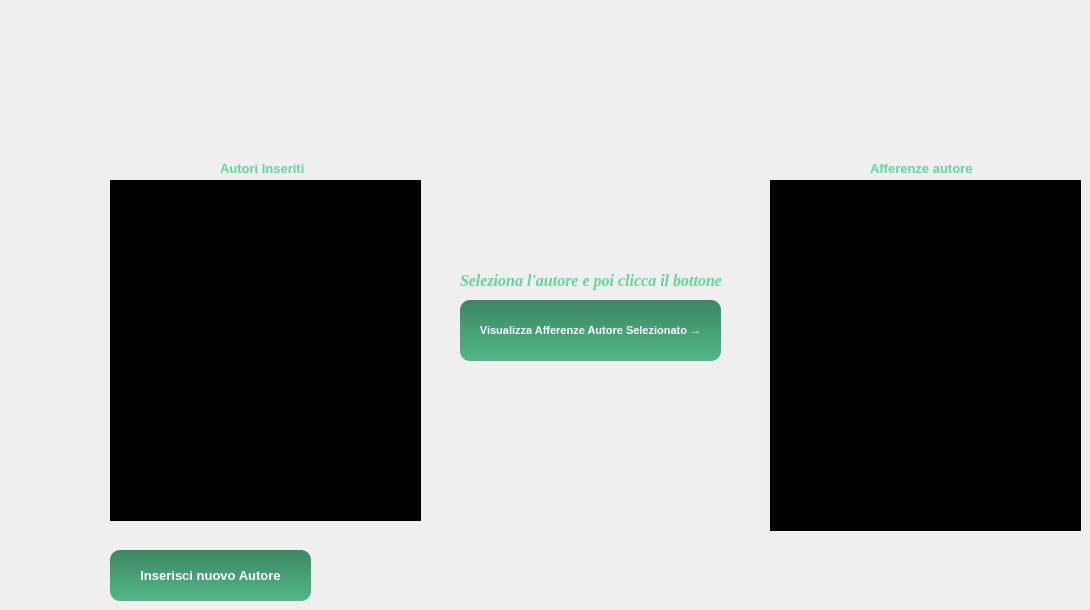
    <widget class="QWidget" name="paginaVisualizzaAutori">
     <widget class="QListWidget" name="visualizzaAutori">
      <property name="geometry">
       <rect>
        <x>110</x>
        <y>180</y>
        <width>311</width>
        <height>341</height>
       </rect>
      </property>
      <property name="font">
       <font>
        <family>Tahoma</family>
        <pointsize>9</pointsize>
        <weight>75</weight>
        <bold>true</bold>
       </font>
      </property>
      <property name="styleSheet">
       <string notr="true">QListWidget{
background-color: rgb(0, 0, 0);
color: rgb(96, 214, 159);
}

  QListWidget::item:selected {
   background-color: rgb(96, 214, 159);
 }



 </string>
      </property>
     </widget>
     <widget class="QLabel" name="label_6">
      <property name="geometry">
       <rect>
        <x>220</x>
        <y>160</y>
        <width>91</width>
        <height>16</height>
       </rect>
      </property>
      <property name="font">
       <font>
        <family>Tahoma</family>
        <pointsize>10</pointsize>
        <weight>75</weight>
        <bold>true</bold>
       </font>
      </property>
      <property name="styleSheet">
       <string notr="true">color: rgb(96, 214, 159);
</string>
      </property>
      <property name="text">
       <string>Autori Inseriti</string>
      </property>
     </widget>
     <widget class="QPushButton" name="bottoneIndietro">
      <property name="geometry">
       <rect>
        <x>110</x>
        <y>550</y>
        <width>201</width>
        <height>51</height>
       </rect>
      </property>
      <property name="font">
       <font>
        <family>Tahoma</family>
        <pointsize>10</pointsize>
        <weight>75</weight>
        <italic>false</italic>
        <bold>true</bold>
       </font>
      </property>
      <property name="styleSheet">
       <string notr="true">QPushButton{
	background-color: qlineargradient(spread:pad, x1:1, y1:0, x2:1, y2:1, stop:0 rgba(60, 135, 99, 255), stop:1 rgba(82, 183, 136, 255));
	color: rgb(255, 255, 255);
	border-radius: 10px;
}

QPushButton:hover{
	background-color: rgb(60, 134, 99);
}
QPushButton:pressed {
	background-color: rgb(43, 97, 72);
}
</string>
      </property>
      <property name="text">
       <string>Inserisci nuovo Autore</string>
      </property>
     </widget>
     <widget class="QPushButton" name="bottoneVisualizzaAfferenzeAutore">
      <property name="geometry">
       <rect>
        <x>460</x>
        <y>300</y>
        <width>261</width>
        <height>61</height>
       </rect>
      </property>
      <property name="font">
       <font>
        <family>Tahoma</family>
        <pointsize>8</pointsize>
        <weight>75</weight>
        <italic>false</italic>
        <bold>true</bold>
       </font>
      </property>
      <property name="styleSheet">
       <string notr="true">QPushButton{
	background-color: qlineargradient(spread:pad, x1:1, y1:0, x2:1, y2:1, stop:0 rgba(60, 135, 99, 255), stop:1 rgba(82, 183, 136, 255));
	color: rgb(255, 255, 255);
	border-radius: 10px;
}

QPushButton:hover{
	background-color: rgb(60, 134, 99);
}
QPushButton:pressed {
	background-color: rgb(43, 97, 72);
}
</string>
      </property>
      <property name="text">
       <string>Visualizza Afferenze Autore Selezionato →</string>
      </property>
     </widget>
     <widget class="QListWidget" name="visualizzaAfferenzeAutore">
      <property name="geometry">
       <rect>
        <x>770</x>
        <y>180</y>
        <width>311</width>
        <height>351</height>
       </rect>
      </property>
      <property name="font">
       <font>
        <family>Tahoma</family>
        <pointsize>9</pointsize>
        <weight>75</weight>
        <bold>true</bold>
       </font>
      </property>
      <property name="styleSheet">
       <string notr="true">QListWidget{
background-color: rgb(0, 0, 0);
color: rgb(96, 214, 159);
}

  QListWidget::item:selected {
   background-color: rgb(96, 214, 159);
 }



 </string>
      </property>
     </widget>
     <widget class="QLabel" name="label_16">
      <property name="geometry">
       <rect>
        <x>870</x>
        <y>160</y>
        <width>121</width>
        <height>16</height>
       </rect>
      </property>
      <property name="font">
       <font>
        <family>Tahoma</family>
        <pointsize>10</pointsize>
        <weight>75</weight>
        <bold>true</bold>
       </font>
      </property>
      <property name="styleSheet">
       <string notr="true">color: rgb(96, 214, 159);
</string>
      </property>
      <property name="text">
       <string>Afferenze autore</string>
      </property>
     </widget>
     <widget class="QLabel" name="label_55">
      <property name="geometry">
       <rect>
        <x>460</x>
        <y>270</y>
        <width>281</width>
        <height>21</height>
       </rect>
      </property>
      <property name="font">
       <font>
        <family>Times New Roman</family>
        <pointsize>12</pointsize>
        <weight>75</weight>
        <italic>true</italic>
        <bold>true</bold>
       </font>
      </property>
      <property name="styleSheet">
       <string notr="true">color: rgb(96, 214, 159);
</string>
      </property>
      <property name="text">
       <string>Seleziona l'autore e poi clicca il bottone</string>
      </property>
      <property name="wordWrap">
       <bool>true</bool>
      </property>
     </widget>
    </widget>
